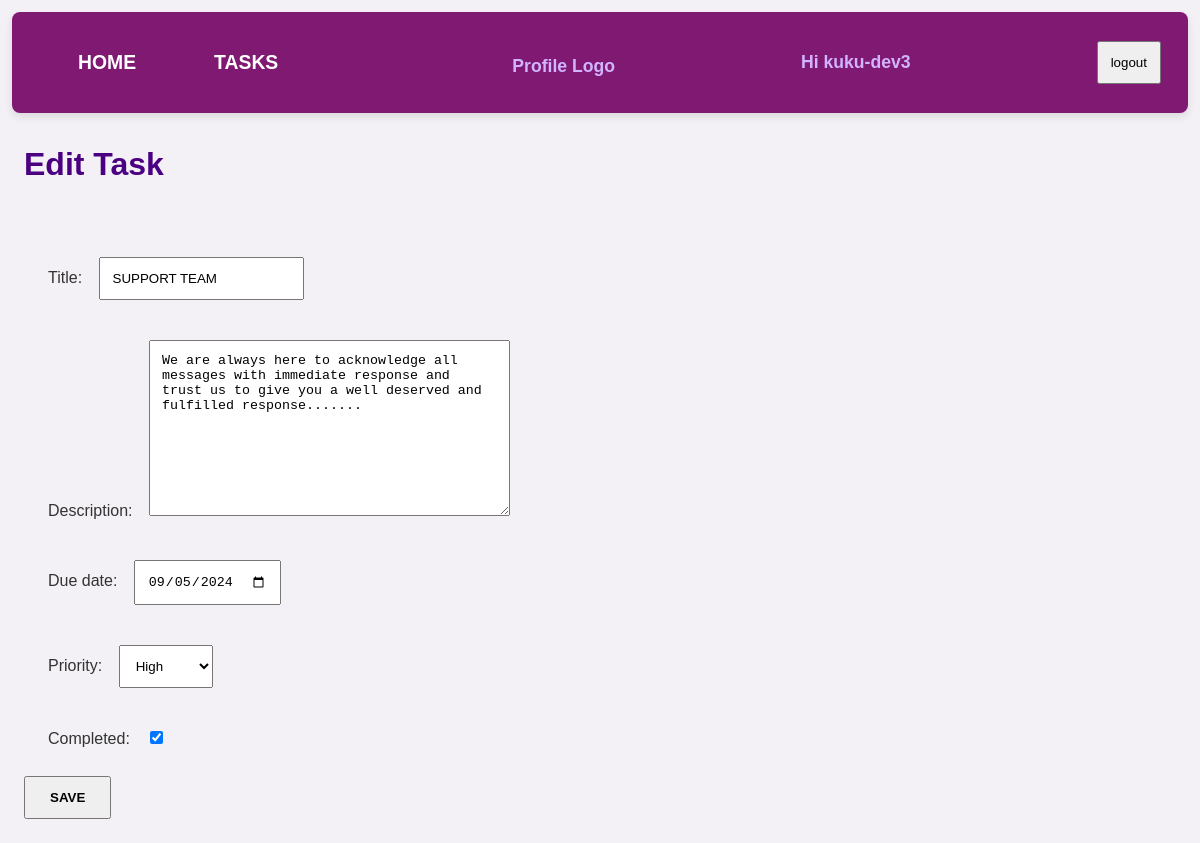
Page /edit/3/ (signed in) on the committed database.
### tasks/models.py (models this page shows, shortened)
class Task(models.Model):
    PRIORITY_CHOICES = [
        ("L","Low"),
        ("M","Medium"),
        ("H","High"),
    ]
    user = models.ForeignKey(User,
                             on_delete=models.CASCADE)
    title = models.CharField(max_length=225)
    description = models.TextField(blank=True)
    due_date=models.DateField(null=True,
                              blank=True)
    created_at = models.DateTimeField(
                 auto_now_add=True)
    completed = models.BooleanField(
                 default=False)
    priority = models.CharField(max_length=1,
                                default="",
                                choices=PRIORITY_CHOICES)

### tasks/views.py (the view)
# urls.py: path("edit/<int:pk>/", task_edit, name='task_edit'),
def task_edit(request, pk):
    task = get_object_or_404(Task, pk=pk)
    if request.method == "POST":
        form = TaskForm(request.POST, instance=task)
        if form.is_valid():
            form.save()
            return redirect('task_list')
    else:
        form = TaskForm(instance=task)
    return render(request, 'task_form.html',
                   {'form': form})

### tasks/forms.py
class TaskForm(forms.ModelForm):
    class Meta:
        model = Task
        fields = [
            'title',
            'description',
            'due_date',
            'priority',
            'completed'
        ]
        widgets = {
            'due_date':
            forms.DateInput(attrs={'type': 'date'})
        }

### templates/task_form.html (shortened to what this page needs)
{% extends 'base.html' %}
{% block content %}
   <h1>{% if form.instance.pk %} Edit Task {% else %} Add Task {% endif %}</h1>
   <form method="post">
        {{ form.as_p }}
        <button type="submit"><strong>SAVE</strong></button>
   </form>
{% endblock content %}

### templates/base.html (shortened to what this page needs)
<!DOCTYPE html>
{% load static %}
<html lang="en">
<head>
    <link rel="stylesheet" href="{% static 'style.css'%}">
    <link rel="stylesheet" href="{% static 'styles.css'%}">
</head>
<body>
    <nav class="nav">
        <span>
            <li><a href="{% url 'home' %}">HOME</a></li>
            <li><a href="{% url 'task_list' %}">TASKS</a></li>
        </span>
        {% if user.is_authenticated %}
        <li>
            <img src="" alt="">Profile  Logo
            <li>Hi {{ user.username }}</li>
        </li>
        <form action="{% url 'logout' %}">
            <button type="submit">logout</button>
        </form>
        {% endif %}
    </nav>
    {% block content %}
    {% endblock content %}
</body>
</html>

### static/style.css (style rules this page uses)
* { box-sizing: border-box; padding: 12px; }
body { background-color: rgb(57, 166, 180); color: black; }

### static/styles.css (style rules this page uses)
body { font-family: 'Arial', sans-serif; background-color: #f3f1f5; color: #333; margin: 0; padding: 0; }
h1, h2 { color: #4b0082; }
.nav { background-color: #801972; padding: 15px; display: flex; justify-content: space-between; align-items: center; border-radius: 8px; box-shadow: 0 4px 8px rgba(0, 0, 0, 0.1); list-style: none; }
.nav span { display: flex; align-items: center; }
.nav li { list-style: none; margin: 0 15px; }
.nav a { color: #fff; text-decoration: none; font-weight: bold; font-size: 1.1em; transition: color 0.2s; }
.nav form { margin-left: 15px; }
.nav li { color: #d1b3ff; font-size: 1.1em; font-weight: bold; }
a { color: #6a0dad; text-decoration: none; font-weight: bold; }

### rows in the picture
Task: title "SUPPORT TEAM", description "We are always here to acknowledge all messages with immediate response and trust us to give you a well deserved and fulfilled response.......", due_date "09/05/2024", priority "High", completed "☑"

### other values in the picture
{{ user.username }} "kuku-dev3"
